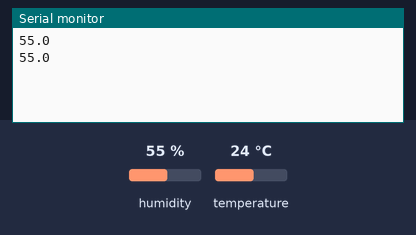
Recording of a sketch running on a simulated Arduino Uno, built with avr-gcc and run on an emulated ATmega328P. Shown: the last lines printed to the serial monitor. Inputs (shaded band) come from the test bench; at power-on: humidity 55 %, temperature 24 °C.

Above: at 2.8 s.
2.9 s: humidity set to 22 %
At 4.6 s:
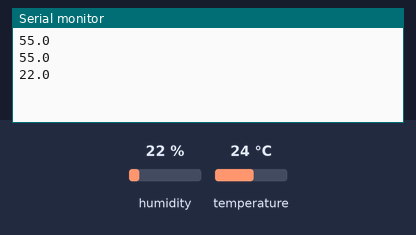
5.6 s: humidity set to 40 %
At 7.0 s:
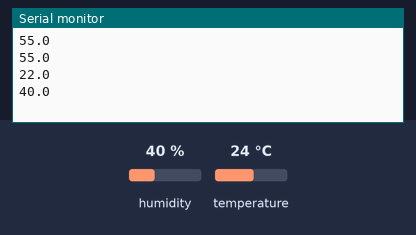
Timing chart, 0 to 8.6 s (numbered marks = the images above; inputs shaded):
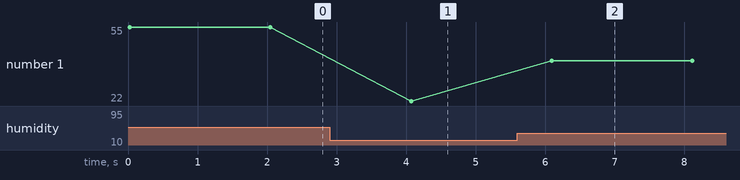

The sketch:

station.ino
```cpp
// Synthetic sketch written for the Bharat Sourcer code-adapt eval; not from a real project.
#include <DHT.h>

#define DHTPIN 4
#define DHTTYPE DHT11
DHT dht(DHTPIN, DHTTYPE);

void setup() {
  Serial.begin(9600);
  dht.begin();
}

void loop() {
  float h = dht.readHumidity();
  Serial.println(h, 1);
  delay(2000);
}
```

Measured:
- after the input at 2.9 s, the serial monitor: prints a new line after 1.2 s (image 1)
- after the input at 5.6 s, the serial monitor: prints a new line after 0.49 s (image 2)
- plotted number 1: 55 → 22 after the input at 2.9 s, 22 → 40 after the input at 5.6 s
